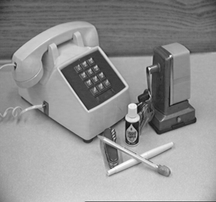
//> input picture ELEC536Assignment2/img/stuff.pgm, 216 x 202 px, shrunk from 512 x 480 before the run
$ ./ELEC536Assignment2   (built with g++ and OpenCV 4)
//> lines starting //> are read from the running program, lines starting //| are printed output that depends on the picture
/****************************************************
* Name        : ELEC536Assignment2.cpp
* Author      : Aras Balali Moghaddam
* Version     : 0.1
*****************************************************/
#include <iostream>

//OpenCV include files.
#include "highgui.h"
#include "cv.h"
#include "cxcore.h"
#include "ml.h"
#include "cxtypes.h"

#include <cmath>

using namespace std;
using namespace cv;

void findMissingObject(Mat* img1, Mat* img2, Mat* result);
void manualThreshold(Mat* result, int threshold);
void automaticThreshold(Mat* result);
void medianFilter2D(Mat* src, Mat* dst, int size);
void connectedComponentLabeling(Mat* src, Mat* dst);
void opencvConnectedComponent(Mat* src, Mat* dst);


//Define some colors for drawing and writing on image
CvScalar GREEN = cvScalar(20,150,20);
CvScalar RED = cvScalar(150,20,20);

int threshold_value = 30; //global threshold which can be changed using up and down arrow keys

int main(int argc, char* argv[]) {
	cout << "Starting ELEC536 Assignment 2 Application" << endl;
	cvNamedWindow( "ELEC536_Assignment2", CV_WINDOW_AUTOSIZE );

	Mat img1 = imread("img/stuff.pgm", CV_LOAD_IMAGE_GRAYSCALE);
//> img1 is the input picture: 202 rows x 216 cols, CV_8UC1; min 13, max 255, mean 145.2
	Mat img2 = imread("img/stufmin1.pgm", CV_LOAD_IMAGE_GRAYSCALE);
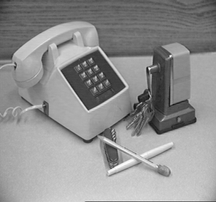
//> input picture ELEC536Assignment2/img/stufmin1.pgm, 216 x 202 px, shrunk from 512 x 480 before the run
//> img2 is the input picture: 202 rows x 216 cols, CV_8UC1; min 17, max 255, mean 145
	Mat img3 = imread("img/testimage.pgm", CV_LOAD_IMAGE_GRAYSCALE);
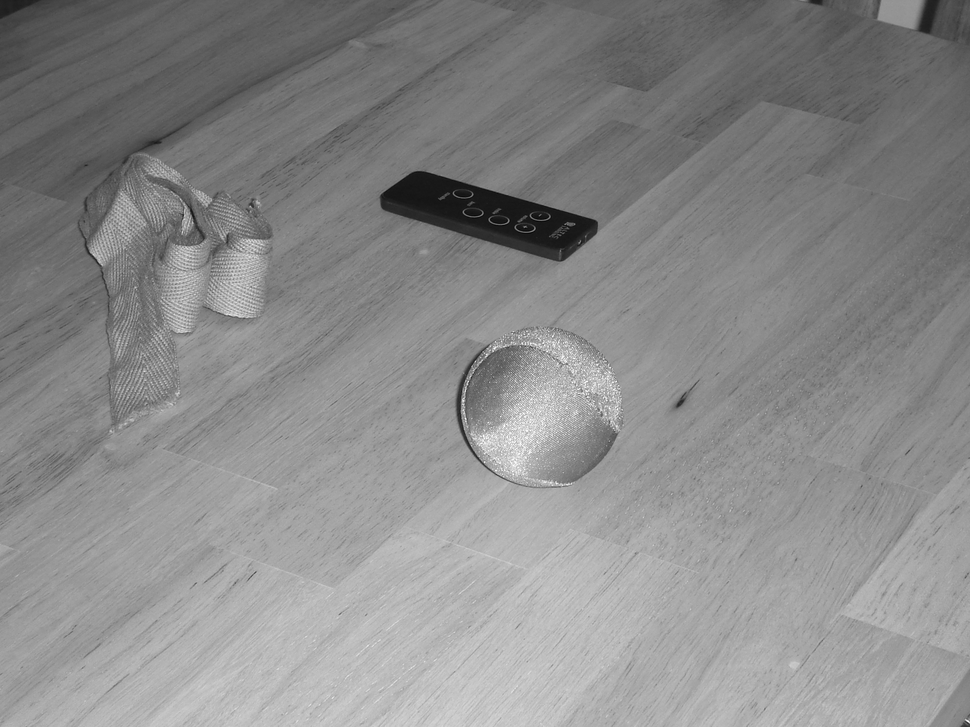
//> input picture ELEC536Assignment2/img/testimage.pgm, 970 x 727 px, shrunk from 2304 x 1728 before the run
//> img3 is the input picture: 727 rows x 970 cols, CV_8UC1; min 4, max 255, mean 137.8
	Mat img4 = imread("img/testimagemin1.pgm", CV_LOAD_IMAGE_GRAYSCALE);
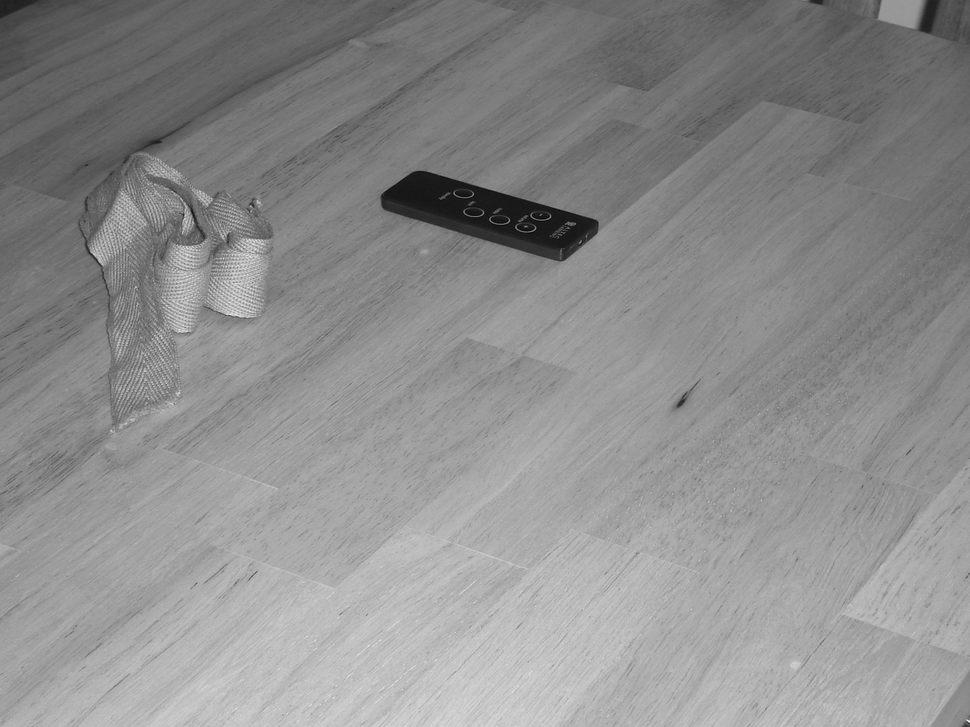
//> input picture ELEC536Assignment2/img/testimagemin1.pgm, 970 x 727 px, shrunk from 2304 x 1728 before the run
//> img4 is the input picture: 727 rows x 970 cols, CV_8UC1; min 6, max 255, mean 140.8
	Mat img5 = imread("img/things.pgm", CV_LOAD_IMAGE_GRAYSCALE);
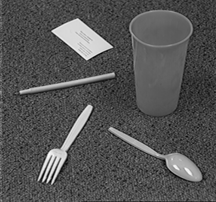
//> input picture ELEC536Assignment2/img/things.pgm, 216 x 202 px, shrunk from 512 x 480 before the run
//> img5 is the input picture: 202 rows x 216 cols, CV_8UC1; min 2, max 254, mean 83.8
	Mat result; //working image for most parts
	Mat tmp;
	Mat colorTmp; //color image for connected component labeling


	char key = '0';
	while (key != 'q') {
		switch (key) {
			case '0':
				cout << "subtract background for Question 1 part a and b" << endl;
				result = (img1 - img2) + (img2 - img1);
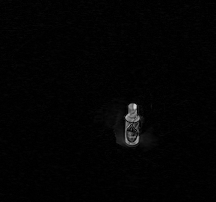
//> result: 202 rows x 216 cols, CV_8UC1; min 0, max 214, mean 3.2
				imshow("ELEC536_Assignment2", result);
				break;

			case 'a':
				cout << "using manual threshold" <<endl;
				//putText(result, "Differencing the two images.", cvPoint(30,30), FONT_HERSHEY_COMPLEX_SMALL, 0.8, cvScalar(200,200,250), 1, CV_AA);
				manualThreshold(&result, threshold_value);
				imshow("ELEC536_Assignment2", result);
				//cvWaitKey();
				break;

			case 'b':
				cout << "Question 1 part b: Automatic threshold selection" <<endl;
				//result = (img1 - img2) + (img2 - img1);
				automaticThreshold(&result);
				imshow("ELEC536_Assignment2", result);
				break;

			case 'c':
				cout << "Question 1 part c: Adjustable 2D median filtering" << endl;
				tmp = result.clone();
				medianFilter2D(&tmp, &result, 5);
				imshow("ELEC536_Assignment2", result);
				break;

			case 'd':
				cout << "Question 2 part a: My Connected Component Labeling" << endl;
				tmp = cvCreateMat(result.rows, result.cols, CV_8UC3 ); //initialize a colour image
				connectedComponentLabeling(&result, &tmp);
				imshow("ELEC536_Assignment2", tmp);
				break;

			case 'e':
				cout << "Question 2 part a implemented with openCV contour function" << endl;
				tmp = cvCreateMat(result.rows, result.cols, CV_8UC3 ); //initialize a colour image
				opencvConnectedComponent(&result, &tmp);
				imshow("ELEC536_Assignment2", tmp);
				break;

			case '1':
				result = img1.clone();
				imshow("ELEC536_Assignment2", result);
				break;

			case '2':
				result = img2.clone();
				imshow("ELEC536_Assignment2", result);
				break;

			case '3':
				result = img3.clone();
				imshow("ELEC536_Assignment2", result);
				break;

			case '4':
				result = img4.clone();
				imshow("ELEC536_Assignment2", result);
				break;

			case '5':
				result = img5.clone();
				imshow("ELEC536_Assignment2", result);
				break;

			case 82:
				//Up arrow key
				threshold_value++;
				cout << "Increase threshold to: " << threshold_value << endl;
				break;

			case 84:
				//Down arrow key
				threshold_value--;
				cout << "Decrease threshold to: " << threshold_value << endl;
				break;

			default:
				cout << "The following keys are recognized:" << endl;
				cout << " __________________ " << endl;
				cout << "| Key\t | Question" << endl;
				cout << "| a  \t | 1a  " << endl;
				cout << "| b  \t | 1b  " << endl;
				cout << "| c  \t | 1c  " << endl;
				cout << "| d  \t | 2a my own implementation of connected component " << endl;
				cout << "| e  \t | 2a implementation using OpenCV findContour " << endl;


				cout << "* Key 1 to 5 is used to load images 1 to 5" << endl;
		}
		key = cvWaitKey(0);
//> the 'q' key is pressed
		cout << "KEY CODE: " << (int)key << endl;
	}

	//cleanup and leave
	//releaseMat( &result );
	//cvReleaseMat( &img1 );
	//cvReleaseMat( &img2 );
	cvDestroyWindow( "ELEC536_Assignment2" );
	cout << "Done." << endl;
	return 0;
}

/**
 * This function iterates through the image and convert it to a
 * binary image based on the value of the threshold
 * */
// [8 lines left out: function manualThreshold, not called in this run]

/**
 * My own implementation of iterative optimal threshold selection
 * an automatic thresholding algorithm
 * */
// [35 lines left out: function automaticThreshold, not called in this run]

/**
 * Q1c. My implementation of a 2D median filtering to remove noise
 * it uses a square window which has edges of size "size"
 * Precondition: size > 1 and it is an odd number
 * */
// [26 lines left out: function medianFilter2D, not called in this run]

/**
 * Q2a. Connected Component Labeling
 * This function
 * I use 4-connectivity and a two pass algorithm.
 * Precondition: Input is a binary image.
 * src is a binary image. dst is a color image
 * */
// [14 lines left out: function connectedComponentLabeling, not called in this run]

/**
 * An implementation of connected components labeling using
 * opencv findContour function
 * */
// [16 lines left out: function opencvConnectedComponent, not called in this run]
